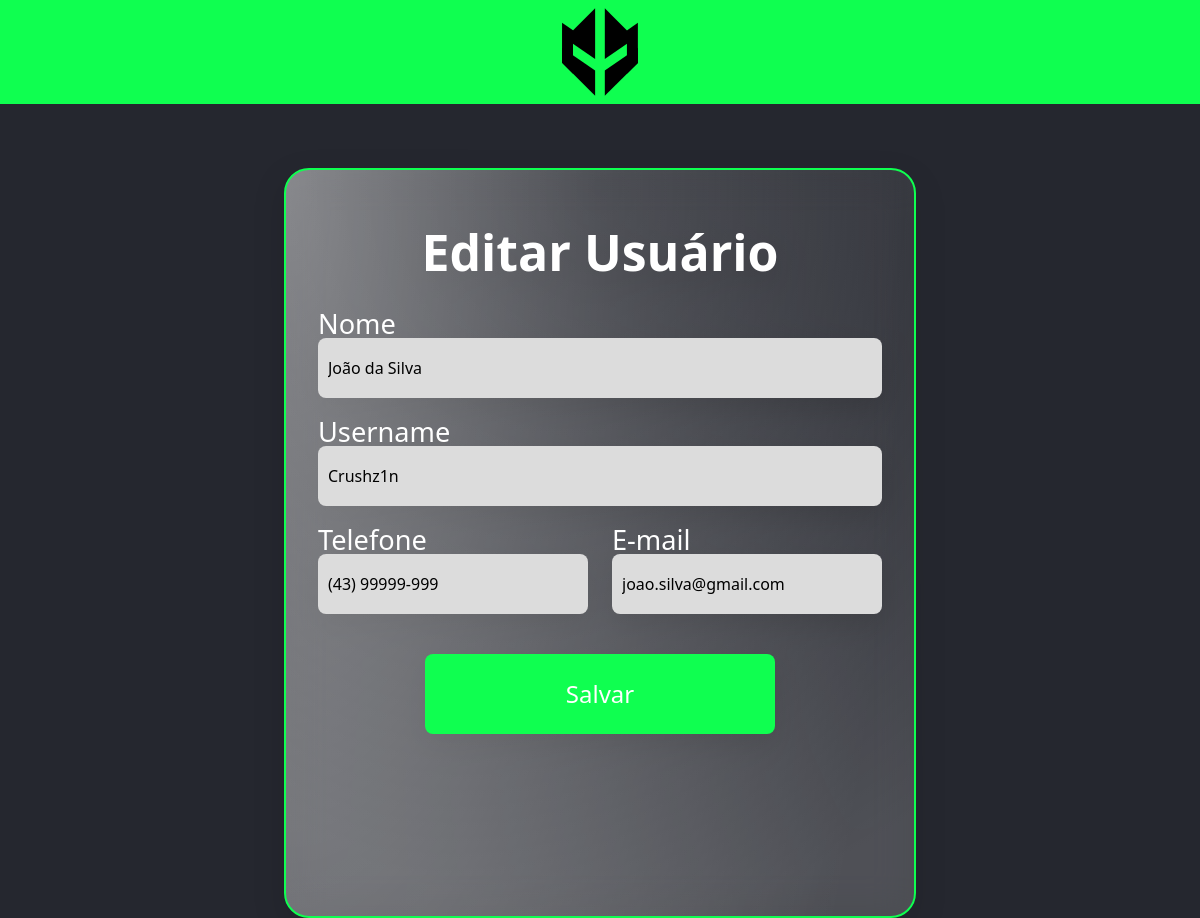
Before: /Usuario/Update.php?id=1 with the older database file.
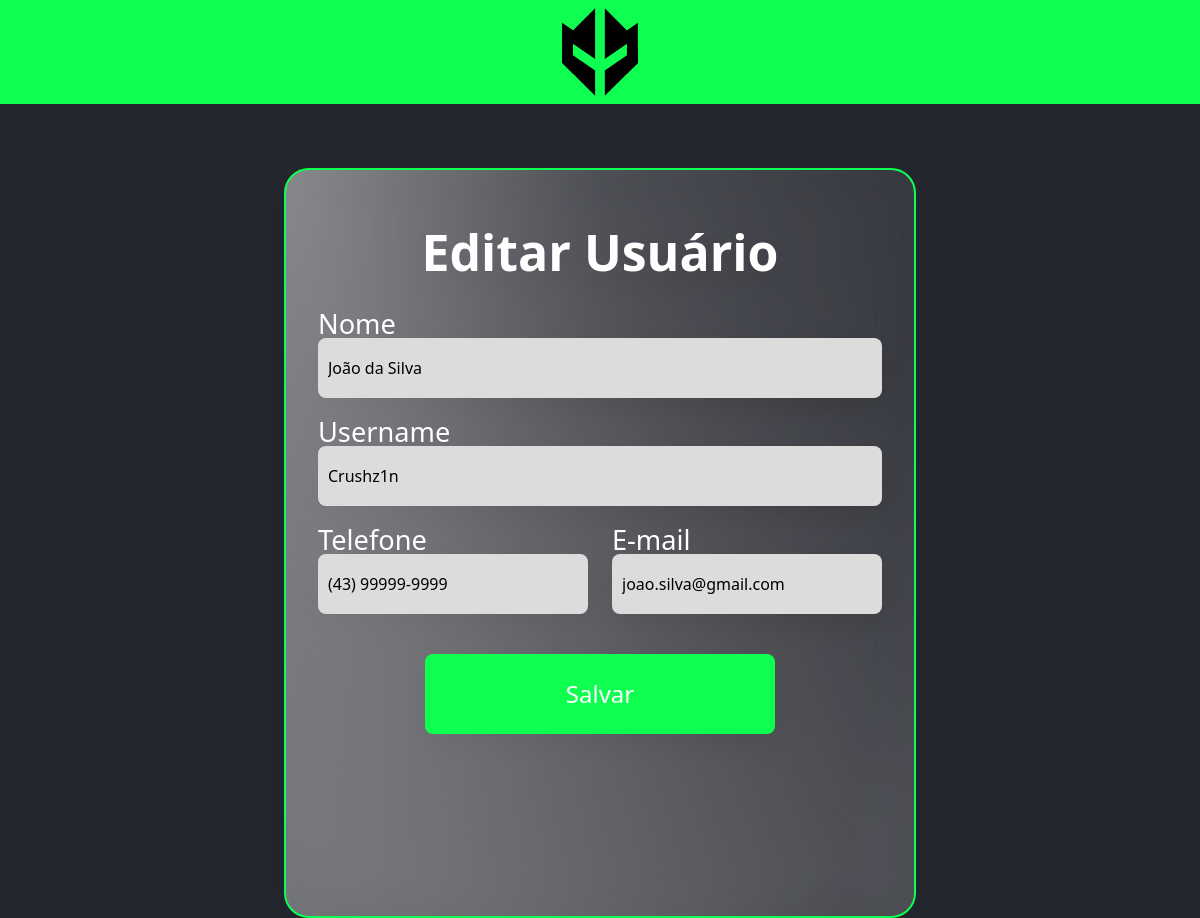
After: the same page with the newer database file.
### tables this page shows
CREATE TABLE usuario (
  id INTEGER NOT NULL AUTO_INCREMENT,
  nome VARCHAR(100),
  username VARCHAR(20),
  email VARCHAR(100),
  telefone VARCHAR(25), 
  senha VARCHAR(255), 
  PRIMARY KEY (id)
);

### Usuario/Update.php (the view, shortened to what this page needs)
<!DOCTYPE html>
<html lang="pt-BR">
<head>
    <link rel="stylesheet" href="../css/style.css">
    <link href="https://cdn.jsdelivr.net/npm/bootstrap@5.2.2/dist/css/bootstrap.min.css" rel="stylesheet">
</head>
<body>
    <header>
        <a href="../index.php">
            <img src="../img/Logo.svg" alt="Loga do time Imperial eSports">
        </a>
    </header>
    <?php
      include_once("../db/connectDB.php");
      $sql = "SELECT * FROM usuario WHERE id = ".$_REQUEST['id'];
      $res = $conn->query($sql);
      $row = $res->fetch_object();
    ?>
    <main>
        <div class="conteudo medio text-center">
            <h1 class="titulo">Editar Usuário</h1>
            <form action="./Actions.php" method="post">
                <div class="row">
                    <div class="col">
                        <label for="nome">Nome</label>
                        <input type="text" required name="nome" value="<?php print $row->nome ?>">
                    </div>
                </div>
                <div class="row">
                    <div class="col">
                        <label for="text">Username</label>
                        <input type="text" required name="username" value="<?php print $row->username ?>">
                    </div>
                </div>
                <div class="row">
                    <div class="col">
                        <label for="telefone">Telefone</label>
                        <input type="text" name="telefone" value="<?php print $row->telefone ?>">
                    </div>
                    <div class="col">
                        <label for="email">E-mail</label>
                        <input type="email" name="email" value="<?php print $row->email ?>">
                    </div>
                </div>
                <div class="row">
                    <div class="col">
                        <input type="submit" value="Salvar">
                    </div>
                </div>
            </form>
        </div>
    </main>
</body>
</html>

Changed rows visible on the page:
changed usuario "João da Silva": telefone "(43) 99999-999" → "(43) 99999-9999"
